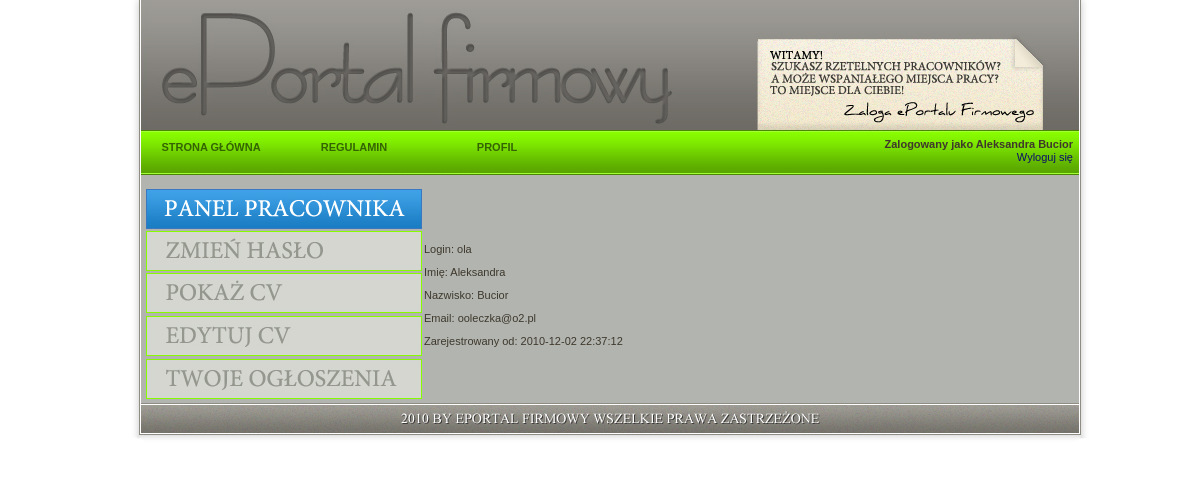
Before: /profil.php (signed in) with the older database file.
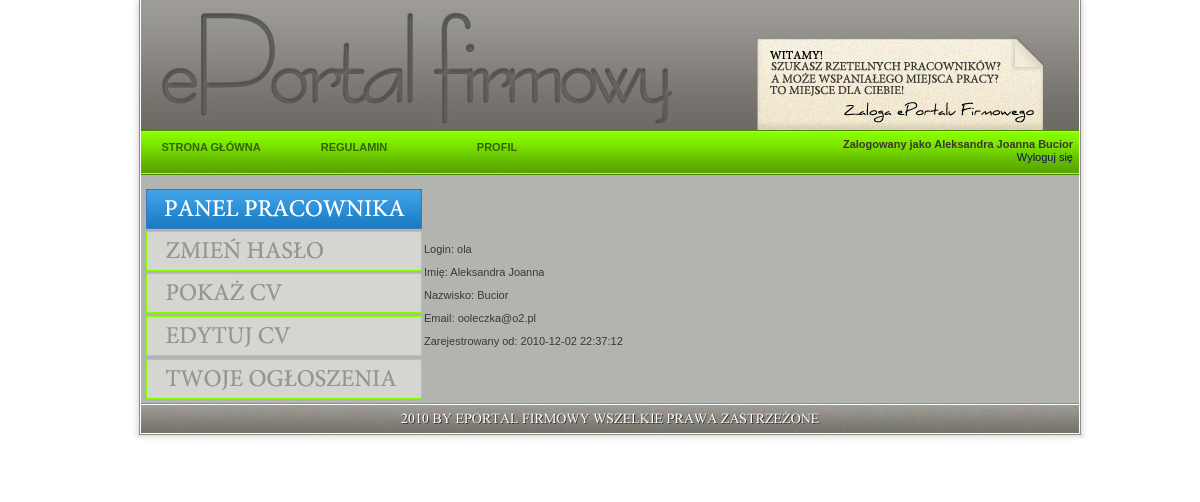
After: the same page with the newer database file.
### tables this page shows
CREATE TABLE IF NOT EXISTS `dane` (
  `id` int(11) NOT NULL AUTO_INCREMENT,
  `login` varchar(10) NOT NULL,
  `haslo` varchar(40) NOT NULL,
  `typ` char(1) NOT NULL,
  `aktywacja` int(11) NOT NULL DEFAULT '0',
  `klucz` varchar(5) NOT NULL,
  PRIMARY KEY (`id`)
);

CREATE TABLE IF NOT EXISTS `pracownik` (
  `id` int(11) NOT NULL,
  `imie` varchar(30) NOT NULL,
  `nazwisko` varchar(30) NOT NULL,
  `email` varchar(30) NOT NULL,
  `dolaczyl` timestamp NOT NULL DEFAULT CURRENT_TIMESTAMP,
  `data_ur` date DEFAULT NULL,
  `miejsce_ur` varchar(20) DEFAULT NULL,
  `tel` varchar(10) DEFAULT NULL,
  `adres` varchar(50) DEFAULT NULL,
  `stan_cywilny` varchar(10) DEFAULT NULL,
  `zdjecie` varchar(100) DEFAULT NULL,
  PRIMARY KEY (`id`)
);

### profil.php (the view, shortened to what this page needs)
<?php
require_once('header.php');
?>
<td class="content" style="padding-right: 44px; padding-left: 44px">
    <?php
    if (isset($_SESSION['id_obecne'])) {
    ?>
        <br/>
        <div>
        <?php
        $dbc = mysqli_connect(DB_HOST, DB_USER, DB_PASSWORD, DB_NAME) or die('błąd bazy');
        $id_obecne = $_SESSION['id_obecne'];
        if ($_SESSION['typ'] == 'p') {
            $query = "SELECT * FROM dane, pracownik WHERE dane.id = '$id_obecne' AND dane.id = pracownik.id";
        } else {
            $query = "SELECT * FROM dane, firma WHERE dane.id = '$id_obecne' AND dane.id = firma.id";
        }
        $result = mysqli_query($dbc, $query);
        $row = mysqli_fetch_array($result);
        $login = $row['login'];
        if ($_SESSION['typ'] == 'p') {
            $imie = $row['imie'];
            $nazwisko = $row['nazwisko'];
        } else {
            $nazwa = $row['nazwa'];
        }
        $email = $row['email'];
        $dolaczyl = $row['dolaczyl'];
        ?>
        <div class="profil2" ><table ><tr><td>
<?php if ($_SESSION['typ'] == 'p') { ?>
                        <img src="img/panel1.jpg" alt="panel"><br />
                        <a id="zmien_haslo_wypisz"> <img src="img/haslo.jpg" alt="zmien hasło"> </a><br />
                        <a href="cv.php?id=<?php echo $_SESSION['id_obecne']; ?>"> <img src="img/show2.jpg" alt="pokaż cv" > </a> <br />
                        <a href="edytuj_cv.php"> <img src="img/edit2.jpg" alt="edytuj cv"> </a> <br />
                        <a id="ogloszenia"> <img src="img/ur_oglo.jpg" alt="twoje ogłoszenia"> </a>
<?php } ?>				</td><td>
                        <p>Login: <?php echo $login; ?></p>
<?php if ($_SESSION['typ'] == 'p') { ?>
                        <p>Imię: <?php echo $imie; ?></p>
                        <p>Nazwisko: <?php echo $nazwisko; ?></p>
<?php
                    } else {
?>
                        <p>Nazwa firmy: <?php echo $nazwa; ?></p>
<?php }
?>
                        <p>Email: <?php echo $email; ?></p>
                        <p>Zarejestrowany od: <?php echo $dolaczyl; ?></p>
                        </td></tr></table>
        </div>
        </div>
<?php
                        } else {
?>
                            <br/><br/><center>
                            	Zaloguj się lub <a href='index.php'>zarejestruj</a>, aby mieć dostęp do tej strony.
                                <br/><br/></center>
    <?php
                        }
    ?>
                    </td>

### header.php (shortened to what this page needs)
<!DOCTYPE html>
<html>
    <head>
        <link rel="stylesheet" type="text/css" href="styles.css" />
    </head>
    <body>
        <table id="tabela" cellspacing="0">
            <tr>
                <td CLASS="top">
                    <div style="z-index:1; left:41px; top:130px; position: absolute;">
                        <ul>
                            <li>
                                <a href="index.php">STRONA GŁÓWNA</a>
                            </li>
                        </ul>
                    </div>
                    <div style="z-index:1; left:184px; top:130px; position: absolute;">
                        <ul>
                            <li>
                                <a href="regulamin.php">REGULAMIN</a>
                            </li>
                        </ul>
                    </div>
                    <?php
                    if (isset($_SESSION['id_obecne'])) {
                    ?>
                        <div style="z-index:1; left:327px; top:130px; position: absolute;">
                            <ul>
                                <li>
                                    <a href="profil.php">PROFIL</a>
                                </li>
                            </ul>
                        </div>
                    <?php
                    }
                    ?>
                    <div <?php if (!isset($_SESSION['id_obecne']))
                        echo "id='log'"; else
                        echo "id='log2'"; ?> >
                        <?php
                        if (!isset($_SESSION['id_obecne'])) {
                        ?>
                            <form method='POST' action="login3.php" >
                                <input type="text" id="login_log" name="login_log" value="<?php echo $_SESSION['login_tmp']; ?>"/>
                                <input type="password" id="haslo_log" name="haslo_log" />
                                <input type="submit" id="submit" name="submit" value=" " />
                            </form>
                        <?php
                            $_SESSION['login_tmp'] = '';
                        } else
                            echo '<p class="ok" >' . $_SESSION['ok'] . ' Zalogowany jako ' . $_SESSION['do_wyswietlenia'] . '<br/><a href="logout.php">Wyloguj się</a> </p>';
                        ?>
                    </div>
                </td>
            </tr>

Changed rows visible on the page:
changed through a linked row, dane "ola": pracownik.imie "Aleksandra" → "Aleksandra Joanna"
Other visible differences:
$_SESSION['do_wyswietlenia']: "Aleksandra Bucior" → "Aleksandra Joanna Bucior"
